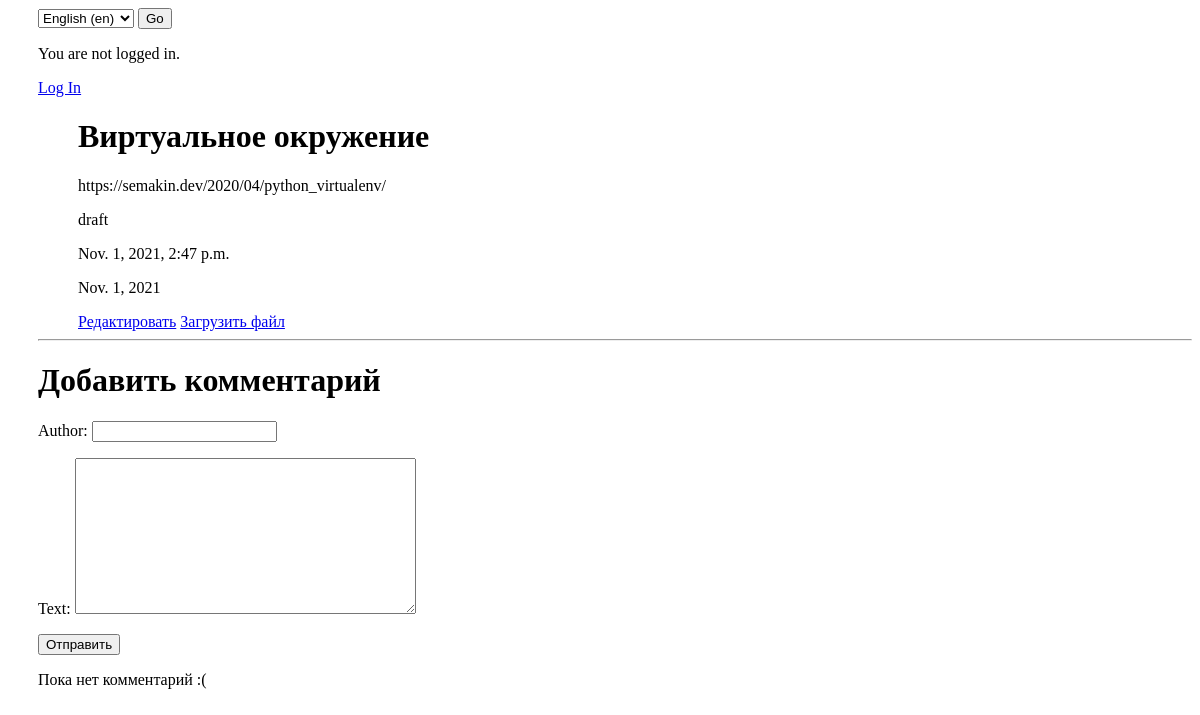
/news/49, run on the app's committed database.
### app_news/models.py (models this page shows, shortened)
class News(models.Model):
    STATUS_CHOICES = (
    ('draft', 'Draft'),
    ('published', 'Published'),
    )
    title = models.CharField(max_length=1000, db_index=True, verbose_name=_('title'))
    text = models.TextField()
    author = models.CharField(max_length=200)
    date_publication = models.DateField(auto_now_add=True)
    date_updated = models.DateTimeField(auto_now=True)
    status = models.CharField(max_length=10, choices=STATUS_CHOICES, default='draft')
    tag = models.ManyToManyField('Tag', default=None, blank=True) #заменил null=True на blank=True
    class Meta:
        verbose_name = _('new')
        verbose_name_plural = _('news')
        permissions = (
            ('can_publish', 'Может публиковать'),
            ('can_edit', 'Может редактировать'),
            )

### app_news/views.py (the view, shortened to what this page needs)
# urls.py: path('news/<int:pk>', NewsDetailView.as_view(), name='news_detail'),
class NewsDetailView(DetailView):
    model = News
    def get_context_data(self, **kwargs):
        context = super().get_context_data(**kwargs)
        form = CommentForm()
        if self.request.user.is_authenticated:
            form.fields['author'].widget = forms.HiddenInput()
            form.fields['author'].initial = self.request.user.username
        context['form'] = form
        return context

### app_news/forms.py
class CommentForm(forms.ModelForm):
    class Meta:
        model = Comment
        fields = ('author', 'text',)

### app_news/templates/app_news/news_detail.html (shortened to what this page needs)
{% extends 'app_news/base.html' %}
{% block content %}
{% load static %}
<html lang='ru'>
<head>
    <link rel="stylesheet" href="{% static '/news/css/news.css' %}">
</head>
{% if user.is_authenticated %}
<p>Hi {{ user.username }}!</p>
<p><a href="{% url 'logout' %}">Log out</a></p>
{% else %}
<p>You are not logged in.</p>
<a href="{% url 'login' %}">Log In</a>
{% endif %}
<body>
    <div class="content container">
        <div class="row">
                <div class="col-md-8">
                <h1>{{ object.title }}</h1>
                <p>{{ object.text|linebreaks }}</p>
                <p>{{ object.status }}</p>
                <p>{{ object.date_updated }}</p>
                <p>{{ object.date_publication }}</p>
                <a href="{% url 'news_edit' pk=news.pk %}">Редактировать</a>
                <a href="{% url 'upload_files' pk=news.pk %}">Загрузить файл</a>
            </div>
        </div>
    </div>
<hr>
    <h1>Добавить комментарий</h1>
    <form method="POST" class="post-form">{% csrf_token %}
        {{ form.as_p }}
        <button type="submit" class="save btn btn-default">Отправить</button>
    </form>
{% for comment in news.comments.all %}
<div class="comment">
    {% if user.is_authenticated%}
    {{ request.user.first_name }}
    {% else %}
    <strong>{{ comment.author }}</strong>
    {% endif %}
<p>{{ comment.text|linebreaks }}</p>
</div>
{% empty %}
<p>Пока нет комментарий :(</p>
{% endfor %}
{% endblock %}

### static/news/css/news.css (style rules this page uses)
.content { margin-left: 40px; }
h1, h2, h3, h4 { font-family: 'Lobster', cursive; }
body { padding-left: 30px; }

### data on the page
News: title "Виртуальное окружение", text "https://semakin.dev/2020/04/python_virtualenv/", status "draft", date_updated "Nov. 1, 2021, 2:47 p.m.", date_publication "Nov. 1, 2021"

### other printed values
form field language "English (en)"
